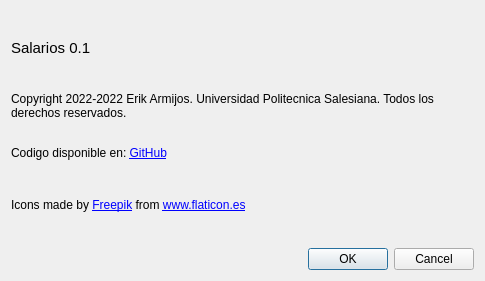
<?xml version="1.0" encoding="UTF-8"?>
<ui version="4.0">
 <class>Acerca</class>
 <widget class="QDialog" name="Acerca">
  <property name="geometry">
   <rect>
    <x>0</x>
    <y>0</y>
    <width>485</width>
    <height>281</height>
   </rect>
  </property>
  <property name="windowTitle">
   <string>Acerca de Salarios</string>
  </property>
  <property name="modal">
   <bool>false</bool>
  </property>
  <layout class="QVBoxLayout" name="verticalLayout">
   <item>
    <widget class="QLabel" name="lblnombre">
     <property name="font">
      <font>
       <pointsize>11</pointsize>
      </font>
     </property>
     <property name="text">
      <string>Salarios 0.1</string>
     </property>
    </widget>
   </item>
   <item>
    <widget class="QLabel" name="lblderechos">
     <property name="text">
      <string>&lt;html&gt;&lt;head/&gt;&lt;body&gt;&lt;p&gt;Copyright 2022-2022 Erik Armijos. Universidad Politecnica Salesiana. Todos los derechos reservados. &lt;br/&gt;&lt;/p&gt;&lt;p&gt;Codigo disponible en: &lt;a href=&quot; https://github.com/Erik68e/P59-Qt-Salarios.git.&quot;&gt;&lt;span style=&quot; text-decoration: underline; color:#0000ff;&quot;&gt;GitHub&lt;/span&gt;&lt;/a&gt;&lt;/p&gt;&lt;/body&gt;&lt;/html&gt;</string>
     </property>
     <property name="wordWrap">
      <bool>true</bool>
     </property>
    </widget>
   </item>
   <item>
    <widget class="QLabel" name="lblfreepik">
     <property name="text">
      <string>&lt;html&gt;&lt;head/&gt;&lt;body&gt;&lt;p&gt;Icons made by &lt;a href=&quot;https://www.flaticon.es/&quot;&gt;&lt;span style=&quot; text-decoration: underline; color:#0000ff;&quot;&gt;Freepik&lt;/span&gt;&lt;/a&gt; from &lt;a href=&quot;https://www.flaticon.es/&quot;&gt;&lt;span style=&quot; text-decoration: underline; color:#0000ff;&quot;&gt;www.flaticon.es&lt;/span&gt;&lt;/a&gt;&lt;/p&gt;&lt;/body&gt;&lt;/html&gt;</string>
     </property>
    </widget>
   </item>
   <item>
    <widget class="QDialogButtonBox" name="buttonBox">
     <property name="orientation">
      <enum>Qt::Horizontal</enum>
     </property>
     <property name="standardButtons">
      <set>QDialogButtonBox::Cancel|QDialogButtonBox::Ok</set>
     </property>
    </widget>
   </item>
  </layout>
 </widget>
 <resources/>
 <connections>
  <connection>
   <sender>buttonBox</sender>
   <signal>accepted()</signal>
   <receiver>Acerca</receiver>
   <slot>accept()</slot>
   <hints>
    <hint type="sourcelabel">
     <x>248</x>
     <y>254</y>
    </hint>
    <hint type="destinationlabel">
     <x>157</x>
     <y>274</y>
    </hint>
   </hints>
  </connection>
  <connection>
   <sender>buttonBox</sender>
   <signal>rejected()</signal>
   <receiver>Acerca</receiver>
   <slot>reject()</slot>
   <hints>
    <hint type="sourcelabel">
     <x>316</x>
     <y>260</y>
    </hint>
    <hint type="destinationlabel">
     <x>286</x>
     <y>274</y>
    </hint>
   </hints>
  </connection>
 </connections>
</ui>
